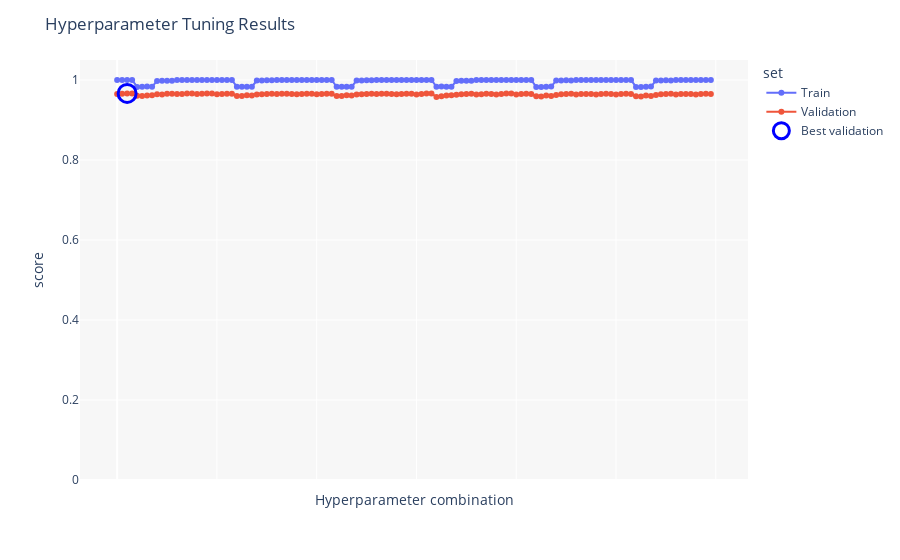

Notebook code for this chart:
### Markdown cell above
## Addestramento Random Forest con dati log-trasformati

Qui invece addestriamo la RF usando dati log-trasformati, usando il preprocessor inizializzato prima

### Code cell
pipe_rf_log = Pipeline([
    ('preprocessor',preprocessor),
    ('rf', RandomForestClassifier(random_state=42))
])

param_grid_rf_log = {
    'rf__n_estimators': [50, 100, 200,300],
    'rf__max_depth': [None, 10, 15, 20,50],
    'rf__criterion': ['gini', 'entropy', 'log_loss'],
    'rf__class_weight': [None,'balanced']
}
result_dict_rf_log = iperparametri_ott_pipe(pipe_rf_log, param_grid_rf_log, X_train, y_train)
best_rf_log = result_dict_rf_log["best_estimator"]
plot_hyperp(result_dict_rf_log)

clf  = best_rf_log.named_steps['rf']
print(f"Best pipeline\n\tn_estimators: {clf.n_estimators}\n\tmax_depth: {clf.max_depth}\
      \n\tcriterion: {clf.criterion}\n\tclass_weight: {clf.class_weight}\n")

### Figure 1 — Plotly figure (JSON) as saved in the notebook; plotly's stock layout.template omitted (floating-point values rounded to 4 significant figures)
{"data": [{"customdata": [["class_weight: None, criterion: gini, max_depth: None, n_estimators: 50"], ["class_weight: None, criterion: gini, max_depth: None, n_estimators: 100"], ["class_weight: None, criterion: gini, max_depth: None, n_estimators: 200"], ["class_weight: None, criterion: gini, max_depth: None, n_estimators: 300"], ["class_weight: None, criterion: gini, max_depth: 10, n_estimators: 50"], ["class_weight: None, criterion: gini, max_depth: 10, n_estimators: 100"], ["class_weight: None, criterion: gini, max_depth: 10, n_estimators: 200"], ["class_weight: None, criterion: gini, max_depth: 10, n_estimators: 300"], ["class_weight: None, criterion: gini, max_depth: 15, n_estimators: 50"], ["class_weight: None, criterion: gini, max_depth: 15, n_estimators: 100"], ["class_weight: None, criterion: gini, max_depth: 15, n_estimators: 200"], ["class_weight: None, criterion: gini, max_depth: 15, n_estimators: 300"], ["class_weight: None, criterion: gini, max_depth: 20, n_estimators: 50"], ["class_weight: None, criterion: gini, max_depth: 20, n_estimators: 100"], ["class_weight: None, criterion: gini, max_depth: 20, n_estimators: 200"], ["class_weight: None, criterion: gini, max_depth: 20, n_estimators: 300"], ["class_weight: None, criterion: gini, max_depth: 50, n_estimators: 50"], ["class_weight: None, criterion: gini, max_depth: 50, n_estimators: 100"], ["class_weight: None, criterion: gini, max_depth: 50, n_estimators: 200"], ["class_weight: None, criterion: gini, max_depth: 50, n_estimators: 300"], ["class_weight: None, criterion: entropy, max_depth: None, n_estimators: 50"], ["class_weight: None, criterion: entropy, max_depth: None, n_estimators: 100"], ["class_weight: None, criterion: entropy, max_depth: None, n_estimators: 200"], ["class_weight: None, criterion: entropy, max_depth: None, n_estimators: 300"], ["class_weight: None, criterion: entropy, max_depth: 10, n_estimators: 50"], ["class_weight: None, criterion: entropy, max_depth: 10, n_estimators: 100"], ["class_weight: None, criterion: entropy, max_depth: 10, n_estimators: 200"], ["class_weight: None, criterion: entropy, max_depth: 10, n_estimators: 300"], ["class_weight: None, criterion: entropy, max_depth: 15, n_estimators: 50"], ["class_weight: None, criterion: entropy, max_depth: 15, n_estimators: 100"], ["class_weight: None, criterion: entropy, max_depth: 15, n_estimators: 200"], ["class_weight: None, criterion: entropy, max_depth: 15, n_estimators: 300"], ["class_weight: None, criterion: entropy, max_depth: 20, n_estimators: 50"], ["class_weight: None, criterion: entropy, max_depth: 20, n_estimators: 100"], ["class_weight: None, criterion: entropy, max_depth: 20, n_estimators: 200"], ["class_weight: None, criterion: entropy, max_depth: 20, n_estimators: 300"], ["class_weight: None, criterion: entropy, max_depth: 50, n_estimators: 50"], ["class_weight: None, criterion: entropy, max_depth: 50, n_estimators: 100"], ["class_weight: None, criterion: entropy, max_depth: 50, n_estimators: 200"], ["class_weight: None, criterion: entropy, max_depth: 50, n_estimators: 300"], ["class_weight: None, criterion: log_loss, max_depth: None, n_estimators: 50"], ["class_weight: None, criterion: log_loss, max_depth: None, n_estimators: 100"], ["class_weight: None, criterion: log_loss, max_depth: None, n_estimators: 200"], ["class_weight: None, criterion: log_loss, max_depth: None, n_estimators: 300"], ["class_weight: None, criterion: log_loss, max_depth: 10, n_estimators: 50"], ["class_weight: None, criterion: log_loss, max_depth: 10, n_estimators: 100"], ["class_weight: None, criterion: log_loss, max_depth: 10, n_estimators: 200"], ["class_weight: None, criterion: log_loss, max_depth: 10, n_estimators: 300"], ["class_weight: None, criterion: log_loss, max_depth: 15, n_estimators: 50"], ["class_weight: None, criterion: log_loss, max_depth: 15, n_estimators: 100"], ["class_weight: None, criterion: log_loss, max_depth: 15, n_estimators: 200"], ["class_weight: None, criterion: log_loss, max_depth: 15, n_estimators: 300"], ["class_weight: None, criterion: log_loss, max_depth: 20, n_estimators: 50"], ["class_weight: None, criterion: log_loss, max_depth: 20, n_estimators: 100"], ["class_weight: None, criterion: log_loss, max_depth: 20, n_estimators: 200"], ["class_weight: None, criterion: log_loss, max_depth: 20, n_estimators: 300"], ["class_weight: None, criterion: log_loss, max_depth: 50, n_estimators: 50"], ["class_weight: None, criterion: log_loss, max_depth: 50, n_estimators: 100"], ["class_weight: None, criterion: log_loss, max_depth: 50, n_estimators: 200"], ["class_weight: None, criterion: log_loss, max_depth: 50, n_estimators: 300"], ["class_weight: balanced, criterion: gini, max_depth: None, n_estimators: 50"], ["class_weight: balanced, criterion: gini, max_depth: None, n_estimators: 100"], ["class_weight: balanced, criterion: gini, max_depth: None, n_estimators: 200"], ["class_weight: balanced, criterion: gini, max_depth: None, n_estimators: 300"], ["class_weight: balanced, criterion: gini, max_depth: 10, n_estimators: 50"], ["class_weight: balanced, criterion: gini, max_depth: 10, n_estimators: 100"], ["class_weight: balanced, criterion: gini, max_depth: 10, n_estimators: 200"], ["class_weight: balanced, criterion: gini, max_depth: 10, n_estimators: 300"], ["class_weight: balanced, criterion: gini, max_depth: 15, n_estimators: 50"], ["class_weight: balanced, criterion: gini, max_depth: 15, n_estimators: 100"], ["class_weight: balanced, criterion: gini, max_depth: 15, n_estimators: 200"], ["class_weight: balanced, criterion: gini, max_depth: 15, n_estimators: 300"], ["class_weight: balanced, criterion: gini, max_depth: 20, n_estimators: 50"], ["class_weight: balanced, criterion: gini, max_depth: 20, n_estimators: 100"], ["class_weight: balanced, criterion: gini, max_depth: 20, n_estimators: 200"], ["class_weight: balanced, criterion: gini, max_depth: 20, n_estimators: 300"], ["class_weight: balanced, criterion: gini, max_depth: 50, n_estimators: 50"], ["class_weight: balanced, criterion: gini, max_depth: 50, n_estimators: 100"], ["class_weight: balanced, criterion: gini, max_depth: 50, n_estimators: 200"], ["class_weight: balanced, criterion: gini, max_depth: 50, n_estimators: 300"], ["class_weight: balanced, criterion: entropy, max_depth: None, n_estimators: 50"], ["class_weight: balanced, criterion: entropy, max_depth: None, n_estimators: 100"], ["class_weight: balanced, criterion: entropy, max_depth: None, n_estimators: 200"], ["class_weight: balanced, criterion: entropy, max_depth: None, n_estimators: 300"], ["class_weight: balanced, criterion: entropy, max_depth: 10, n_estimators: 50"], ["class_weight: balanced, criterion: entropy, max_depth: 10, n_estimators: 100"], ["class_weight: balanced, criterion: entropy, max_depth: 10, n_estimators: 200"], ["class_weight: balanced, criterion: entropy, max_depth: 10, n_estimators: 300"], ["class_weight: balanced, criterion: entropy, max_depth: 15, n_estimators: 50"], ["class_weight: balanced, criterion: entropy, max_depth: 15, n_estimators: 100"], ["class_weight: balanced, criterion: entropy, max_depth: 15, n_estimators: 200"], ["class_weight: balanced, criterion: entropy, max_depth: 15, n_estimators: 300"], ["class_weight: balanced, criterion: entropy, max_depth: 20, n_estimators: 50"], ["class_weight: balanced, criterion: entropy, max_depth: 20, n_estimators: 100"], ["class_weight: balanced, criterion: entropy, max_depth: 20, n_estimators: 200"], ["class_weight: balanced, criterion: entropy, max_depth: 20, n_estimators: 300"], ["class_weight: balanced, criterion: entropy, max_depth: 50, n_estimators: 50"], ["class_weight: balanced, criterion: entropy, max_depth: 50, n_estimators: 100"], ["class_weight: balanced, criterion: entropy, max_depth: 50, n_estimators: 200"], ["class_weight: balanced, criterion: entropy, max_depth: 50, n_estimators: 300"], ["class_weight: balanced, criterion: log_loss, max_depth: None, n_estimators: 50"], ["class_weight: balanced, criterion: log_loss, max_depth: None, n_estimators: 100"], ["class_weight: balanced, criterion: log_loss, max_depth: None, n_estimators: 200"], ["class_weight: balanced, criterion: log_loss, max_depth: None, n_estimators: 300"], ["class_weight: balanced, criterion: log_loss, max_depth: 10, n_estimators: 50"], ["class_weight: balanced, criterion: log_loss, max_depth: 10, n_estimators: 100"], ["class_weight: balanced, criterion: log_loss, max_depth: 10, n_estimators: 200"], ["class_weight: balanced, criterion: log_loss, max_depth: 10, n_estimators: 300"], ["class_weight: balanced, criterion: log_loss, max_depth: 15, n_estimators: 50"], ["class_weight: balanced, criterion: log_loss, max_depth: 15, n_estimators: 100"], ["class_weight: balanced, criterion: log_loss, max_depth: 15, n_estimators: 200"], ["class_weight: balanced, criterion: log_loss, max_depth: 15, n_estimators: 300"], ["class_weight: balanced, criterion: log_loss, max_depth: 20, n_estimators: 50"], ["class_weight: balanced, criterion: log_loss, max_depth: 20, n_estimators: 100"], ["class_weight: balanced, criterion: log_loss, max_depth: 20, n_estimators: 200"], ["class_weight: balanced, criterion: log_loss, max_depth: 20, n_estimators: 300"], ["class_weight: balanced, criterion: log_loss, max_depth: 50, n_estimators: 50"], ["class_weight: balanced, criterion: log_loss, max_depth: 50, n_estimators: 100"], ["class_weight: balanced, criterion: log_loss, max_depth: 50, n_estimators: 200"], ["class_weight: balanced, criterion: log_loss, max_depth: 50, n_estimators: 300"]], "hovertemplate": "set=Train<br>score=%{y}<br>hyperparams=%{customdata[0]}<extra></extra>", "legendgroup": "Train", "line": {"color": "#636efa", "dash": "solid"}, "marker": {"symbol": "circle"}, "mode": "lines+markers", "name": "Train", "orientation": "v", "showlegend": true, "type": "scatter", "x": [0, 1, 2, 3, 4, 5, 6, 7, 8, 9, 10, 11, 12, 13, 14, 15, 16, 17, 18, 19, 20, 21, 22, 23, 24, 25, 26, 27, 28, 29, 30, 31, 32, 33, 34, 35, 36, 37, 38, 39, 40, 41, 42, 43, 44, 45, 46, 47, 48, 49, 50, 51, 52, 53, 54, 55, 56, 57, 58, 59, 60, 61, 62, 63, 64, 65, 66, 67, 68, 69, 70, 71, 72, 73, 74, 75, 76, 77, 78, 79, 80, 81, 82, 83, 84, 85, 86, 87, 88, 89, 90, 91, 92, 93, 94, 95, 96, 97, 98, 99, 100, 101, 102, 103, 104, 105, 106, 107, 108, 109, 110, 111, 112, 113, 114, 115, 116, 117, 118, 119], "xaxis": "x", "y": [0.9999, 1.0, 1.0, 1.0, 0.9827, 0.9832, 0.9837, 0.9834, 0.9976, 0.998, 0.998, 0.9981, 0.9998, 0.9999, 1.0, 1.0, 0.9999, 1.0, 1.0, 1.0, 0.9999, 1.0, 1.0, 1.0, 0.9832, 0.983, 0.9833, 0.9833, 0.9986, 0.999, 0.9992, 0.9991, 0.9999, 1.0, 1.0, 1.0, 0.9999, 1.0, 1.0, 1.0, 0.9999, 1.0, 1.0, 1.0, 0.9832, 0.983, 0.9833, 0.9833, 0.9986, 0.999, 0.9992, 0.9991, 0.9999, 1.0, 1.0, 1.0, 0.9999, 1.0, 1.0, 1.0, 0.9999, 1.0, 1.0, 1.0, 0.9834, 0.9835, 0.9831, 0.9833, 0.9975, 0.998, 0.9981, 0.9981, 0.9998, 0.9999, 1.0, 1.0, 0.9999, 1.0, 1.0, 1.0, 0.9999, 1.0, 1.0, 1.0, 0.9827, 0.9825, 0.9833, 0.9834, 0.9986, 0.9987, 0.9991, 0.999, 0.9999, 1.0, 1.0, 1.0, 0.9999, 1.0, 1.0, 1.0, 0.9999, 1.0, 1.0, 1.0, 0.9827, 0.9825, 0.9833, 0.9834, 0.9986, 0.9987, 0.9991, 0.999, 0.9999, 1.0, 1.0, 1.0, 0.9999, 1.0, 1.0, 1.0], "yaxis": "y"}, {"customdata": [["class_weight: None, criterion: gini, max_depth: None, n_estimators: 50"], ["class_weight: None, criterion: gini, max_depth: None, n_estimators: 100"], ["class_weight: None, criterion: gini, max_depth: None, n_estimators: 200"], ["class_weight: None, criterion: gini, max_depth: None, n_estimators: 300"], ["class_weight: None, criterion: gini, max_depth: 10, n_estimators: 50"], ["class_weight: None, criterion: gini, max_depth: 10, n_estimators: 100"], ["class_weight: None, criterion: gini, max_depth: 10, n_estimators: 200"], ["class_weight: None, criterion: gini, max_depth: 10, n_estimators: 300"], ["class_weight: None, criterion: gini, max_depth: 15, n_estimators: 50"], ["class_weight: None, criterion: gini, max_depth: 15, n_estimators: 100"], ["class_weight: None, criterion: gini, max_depth: 15, n_estimators: 200"], ["class_weight: None, criterion: gini, max_depth: 15, n_estimators: 300"], ["class_weight: None, criterion: gini, max_depth: 20, n_estimators: 50"], ["class_weight: None, criterion: gini, max_depth: 20, n_estimators: 100"], ["class_weight: None, criterion: gini, max_depth: 20, n_estimators: 200"], ["class_weight: None, criterion: gini, max_depth: 20, n_estimators: 300"], ["class_weight: None, criterion: gini, max_depth: 50, n_estimators: 50"], ["class_weight: None, criterion: gini, max_depth: 50, n_estimators: 100"], ["class_weight: None, criterion: gini, max_depth: 50, n_estimators: 200"], ["class_weight: None, criterion: gini, max_depth: 50, n_estimators: 300"], ["class_weight: None, criterion: entropy, max_depth: None, n_estimators: 50"], ["class_weight: None, criterion: entropy, max_depth: None, n_estimators: 100"], ["class_weight: None, criterion: entropy, max_depth: None, n_estimators: 200"], ["class_weight: None, criterion: entropy, max_depth: None, n_estimators: 300"], ["class_weight: None, criterion: entropy, max_depth: 10, n_estimators: 50"], ["class_weight: None, criterion: entropy, max_depth: 10, n_estimators: 100"], ["class_weight: None, criterion: entropy, max_depth: 10, n_estimators: 200"], ["class_weight: None, criterion: entropy, max_depth: 10, n_estimators: 300"], ["class_weight: None, criterion: entropy, max_depth: 15, n_estimators: 50"], ["class_weight: None, criterion: entropy, max_depth: 15, n_estimators: 100"], ["class_weight: None, criterion: entropy, max_depth: 15, n_estimators: 200"], ["class_weight: None, criterion: entropy, max_depth: 15, n_estimators: 300"], ["class_weight: None, criterion: entropy, max_depth: 20, n_estimators: 50"], ["class_weight: None, criterion: entropy, max_depth: 20, n_estimators: 100"], ["class_weight: None, criterion: entropy, max_depth: 20, n_estimators: 200"], ["class_weight: None, criterion: entropy, max_depth: 20, n_estimators: 300"], ["class_weight: None, criterion: entropy, max_depth: 50, n_estimators: 50"], ["class_weight: None, criterion: entropy, max_depth: 50, n_estimators: 100"], ["class_weight: None, criterion: entropy, max_depth: 50, n_estimators: 200"], ["class_weight: None, criterion: entropy, max_depth: 50, n_estimators: 300"], ["class_weight: None, criterion: log_loss, max_depth: None, n_estimators: 50"], ["class_weight: None, criterion: log_loss, max_depth: None, n_estimators: 100"], ["class_weight: None, criterion: log_loss, max_depth: None, n_estimators: 200"], ["class_weight: None, criterion: log_loss, max_depth: None, n_estimators: 300"], ["class_weight: None, criterion: log_loss, max_depth: 10, n_estimators: 50"], ["class_weight: None, criterion: log_loss, max_depth: 10, n_estimators: 100"], ["class_weight: None, criterion: log_loss, max_depth: 10, n_estimators: 200"], ["class_weight: None, criterion: log_loss, max_depth: 10, n_estimators: 300"], ["class_weight: None, criterion: log_loss, max_depth: 15, n_estimators: 50"], ["class_weight: None, criterion: log_loss, max_depth: 15, n_estimators: 100"], ["class_weight: None, criterion: log_loss, max_depth: 15, n_estimators: 200"], ["class_weight: None, criterion: log_loss, max_depth: 15, n_estimators: 300"], ["class_weight: None, criterion: log_loss, max_depth: 20, n_estimators: 50"], ["class_weight: None, criterion: log_loss, max_depth: 20, n_estimators: 100"], ["class_weight: None, criterion: log_loss, max_depth: 20, n_estimators: 200"], ["class_weight: None, criterion: log_loss, max_depth: 20, n_estimators: 300"], ["class_weight: None, criterion: log_loss, max_depth: 50, n_estimators: 50"], ["class_weight: None, criterion: log_loss, max_depth: 50, n_estimators: 100"], ["class_weight: None, criterion: log_loss, max_depth: 50, n_estimators: 200"], ["class_weight: None, criterion: log_loss, max_depth: 50, n_estimators: 300"], ["class_weight: balanced, criterion: gini, max_depth: None, n_estimators: 50"], ["class_weight: balanced, criterion: gini, max_depth: None, n_estimators: 100"], ["class_weight: balanced, criterion: gini, max_depth: None, n_estimators: 200"], ["class_weight: balanced, criterion: gini, max_depth: None, n_estimators: 300"], ["class_weight: balanced, criterion: gini, max_depth: 10, n_estimators: 50"], ["class_weight: balanced, criterion: gini, max_depth: 10, n_estimators: 100"], ["class_weight: balanced, criterion: gini, max_depth: 10, n_estimators: 200"], ["class_weight: balanced, criterion: gini, max_depth: 10, n_estimators: 300"], ["class_weight: balanced, criterion: gini, max_depth: 15, n_estimators: 50"], ["class_weight: balanced, criterion: gini, max_depth: 15, n_estimators: 100"], ["class_weight: balanced, criterion: gini, max_depth: 15, n_estimators: 200"], ["class_weight: balanced, criterion: gini, max_depth: 15, n_estimators: 300"], ["class_weight: balanced, criterion: gini, max_depth: 20, n_estimators: 50"], ["class_weight: balanced, criterion: gini, max_depth: 20, n_estimators: 100"], ["class_weight: balanced, criterion: gini, max_depth: 20, n_estimators: 200"], ["class_weight: balanced, criterion: gini, max_depth: 20, n_estimators: 300"], ["class_weight: balanced, criterion: gini, max_depth: 50, n_estimators: 50"], ["class_weight: balanced, criterion: gini, max_depth: 50, n_estimators: 100"], ["class_weight: balanced, criterion: gini, max_depth: 50, n_estimators: 200"], ["class_weight: balanced, criterion: gini, max_depth: 50, n_estimators: 300"], ["class_weight: balanced, criterion: entropy, max_depth: None, n_estimators: 50"], ["class_weight: balanced, criterion: entropy, max_depth: None, n_estimators: 100"], ["class_weight: balanced, criterion: entropy, max_depth: None, n_estimators: 200"], ["class_weight: balanced, criterion: entropy, max_depth: None, n_estimators: 300"], ["class_weight: balanced, criterion: entropy, max_depth: 10, n_estimators: 50"], ["class_weight: balanced, criterion: entropy, max_depth: 10, n_estimators: 100"], ["class_weight: balanced, criterion: entropy, max_depth: 10, n_estimators: 200"], ["class_weight: balanced, criterion: entropy, max_depth: 10, n_estimators: 300"], ["class_weight: balanced, criterion: entropy, max_depth: 15, n_estimators: 50"], ["class_weight: balanced, criterion: entropy, max_depth: 15, n_estimators: 100"], ["class_weight: balanced, criterion: entropy, max_depth: 15, n_estimators: 200"], ["class_weight: balanced, criterion: entropy, max_depth: 15, n_estimators: 300"], ["class_weight: balanced, criterion: entropy, max_depth: 20, n_estimators: 50"], ["class_weight: balanced, criterion: entropy, max_depth: 20, n_estimators: 100"], ["class_weight: balanced, criterion: entropy, max_depth: 20, n_estimators: 200"], ["class_weight: balanced, criterion: entropy, max_depth: 20, n_estimators: 300"], ["class_weight: balanced, criterion: entropy, max_depth: 50, n_estimators: 50"], ["class_weight: balanced, criterion: entropy, max_depth: 50, n_estimators: 100"], ["class_weight: balanced, criterion: entropy, max_depth: 50, n_estimators: 200"], ["class_weight: balanced, criterion: entropy, max_depth: 50, n_estimators: 300"], ["class_weight: balanced, criterion: log_loss, max_depth: None, n_estimators: 50"], ["class_weight: balanced, criterion: log_loss, max_depth: None, n_estimators: 100"], ["class_weight: balanced, criterion: log_loss, max_depth: None, n_estimators: 200"], ["class_weight: balanced, criterion: log_loss, max_depth: None, n_estimators: 300"], ["class_weight: balanced, criterion: log_loss, max_depth: 10, n_estimators: 50"], ["class_weight: balanced, criterion: log_loss, max_depth: 10, n_estimators: 100"], ["class_weight: balanced, criterion: log_loss, max_depth: 10, n_estimators: 200"], ["class_weight: balanced, criterion: log_loss, max_depth: 10, n_estimators: 300"], ["class_weight: balanced, criterion: log_loss, max_depth: 15, n_estimators: 50"], ["class_weight: balanced, criterion: log_loss, max_depth: 15, n_estimators: 100"], ["class_weight: balanced, criterion: log_loss, max_depth: 15, n_estimators: 200"], ["class_weight: balanced, criterion: log_loss, max_depth: 15, n_estimators: 300"], ["class_weight: balanced, criterion: log_loss, max_depth: 20, n_estimators: 50"], ["class_weight: balanced, criterion: log_loss, max_depth: 20, n_estimators: 100"], ["class_weight: balanced, criterion: log_loss, max_depth: 20, n_estimators: 200"], ["class_weight: balanced, criterion: log_loss, max_depth: 20, n_estimators: 300"], ["class_weight: balanced, criterion: log_loss, max_depth: 50, n_estimators: 50"], ["class_weight: balanced, criterion: log_loss, max_depth: 50, n_estimators: 100"], ["class_weight: balanced, criterion: log_loss, max_depth: 50, n_estimators: 200"], ["class_weight: balanced, criterion: log_loss, max_depth: 50, n_estimators: 300"]], "hovertemplate": "set=Validation<br>score=%{y}<br>hyperparams=%{customdata[0]}<extra></extra>", "legendgroup": "Validation", "line": {"color": "#EF553B", "dash": "solid"}, "marker": {"symbol": "circle"}, "mode": "lines+markers", "name": "Validation", "orientation": "v", "showlegend": true, "type": "scatter", "x": [0, 1, 2, 3, 4, 5, 6, 7, 8, 9, 10, 11, 12, 13, 14, 15, 16, 17, 18, 19, 20, 21, 22, 23, 24, 25, 26, 27, 28, 29, 30, 31, 32, 33, 34, 35, 36, 37, 38, 39, 40, 41, 42, 43, 44, 45, 46, 47, 48, 49, 50, 51, 52, 53, 54, 55, 56, 57, 58, 59, 60, 61, 62, 63, 64, 65, 66, 67, 68, 69, 70, 71, 72, 73, 74, 75, 76, 77, 78, 79, 80, 81, 82, 83, 84, 85, 86, 87, 88, 89, 90, 91, 92, 93, 94, 95, 96, 97, 98, 99, 100, 101, 102, 103, 104, 105, 106, 107, 108, 109, 110, 111, 112, 113, 114, 115, 116, 117, 118, 119], "xaxis": "x", "y": [0.9651, 0.9657, 0.9665, 0.9659, 0.9604, 0.9597, 0.9615, 0.9616, 0.9641, 0.9635, 0.9657, 0.9656, 0.9647, 0.9652, 0.9663, 0.9665, 0.9651, 0.9657, 0.9665, 0.9659, 0.9641, 0.965, 0.9654, 0.9657, 0.9599, 0.9601, 0.9616, 0.9615, 0.9639, 0.9645, 0.9653, 0.9654, 0.9651, 0.9656, 0.9658, 0.9653, 0.9641, 0.965, 0.9654, 0.9657, 0.9641, 0.965, 0.9654, 0.9657, 0.9599, 0.9601, 0.9616, 0.9615, 0.9639, 0.9645, 0.9653, 0.9654, 0.9651, 0.9656, 0.9658, 0.9653, 0.9641, 0.965, 0.9654, 0.9657, 0.9637, 0.965, 0.9664, 0.9662, 0.9577, 0.9591, 0.961, 0.9616, 0.9632, 0.9643, 0.9647, 0.9657, 0.9635, 0.9646, 0.9658, 0.9653, 0.9637, 0.965, 0.9664, 0.9662, 0.9639, 0.9652, 0.9653, 0.9652, 0.9596, 0.9589, 0.9612, 0.9603, 0.9622, 0.9643, 0.9648, 0.9655, 0.9639, 0.9652, 0.9651, 0.9652, 0.9639, 0.9652, 0.9653, 0.9652, 0.9639, 0.9652, 0.9653, 0.9652, 0.9596, 0.9589, 0.9612, 0.9603, 0.9622, 0.9643, 0.9648, 0.9655, 0.9639, 0.9652, 0.9651, 0.9652, 0.9639, 0.9652, 0.9653, 0.9652], "yaxis": "y"}, {"marker": {"color": "blue", "line": {"color": "blue", "width": 3}, "size": 18, "symbol": "circle-open"}, "mode": "markers", "name": "Best validation", "type": "scatter", "x": [2], "y": [0.9665]}], "layout": {"legend": {"title": {"text": "set"}, "tracegroupgap": 0}, "margin": {"t": 60}, "plot_bgcolor": "rgba(240,240,240,0.5)", "title": {"text": "Hyperparameter Tuning Results"}, "xaxis": {"anchor": "y", "domain": [0, 1], "showticklabels": false, "title": {"text": "Hyperparameter combination"}}, "yaxis": {"anchor": "x", "domain": [0, 1], "range": [0, 1.05], "title": {"text": "score"}}}}
